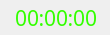
<?xml version="1.0" encoding="UTF-8"?>
<ui version="4.0">
 <class>Countdown</class>
 <widget class="QWidget" name="Countdown">
  <property name="geometry">
   <rect>
    <x>0</x>
    <y>0</y>
    <width>110</width>
    <height>35</height>
   </rect>
  </property>
  <property name="minimumSize">
   <size>
    <width>110</width>
    <height>35</height>
   </size>
  </property>
  <property name="maximumSize">
   <size>
    <width>110</width>
    <height>35</height>
   </size>
  </property>
  <property name="baseSize">
   <size>
    <width>110</width>
    <height>35</height>
   </size>
  </property>
  <property name="font">
   <font>
    <pointsize>10</pointsize>
   </font>
  </property>
  <property name="windowTitle">
   <string notr="true">Countdown</string>
  </property>
  <property name="windowIcon">
   <iconset resource="resources.qrc">
    <normaloff>:/resources/icon/logo.ico</normaloff>:/resources/icon/logo.ico</iconset>
  </property>
  <property name="autoFillBackground">
   <bool>false</bool>
  </property>
  <property name="styleSheet">
   <string notr="true">color:rgb(51,255,0);
background-image: url(:/resources/images/background.png);</string>
  </property>
  <widget class="QLabel" name="time_label_0">
   <property name="geometry">
    <rect>
     <x>5</x>
     <y>0</y>
     <width>10</width>
     <height>35</height>
    </rect>
   </property>
   <property name="sizePolicy">
    <sizepolicy hsizetype="Preferred" vsizetype="Preferred">
     <horstretch>0</horstretch>
     <verstretch>0</verstretch>
    </sizepolicy>
   </property>
   <property name="minimumSize">
    <size>
     <width>10</width>
     <height>35</height>
    </size>
   </property>
   <property name="maximumSize">
    <size>
     <width>10</width>
     <height>35</height>
    </size>
   </property>
   <property name="baseSize">
    <size>
     <width>30</width>
     <height>35</height>
    </size>
   </property>
   <property name="font">
    <font>
     <family>小米兰亭</family>
     <pointsize>16</pointsize>
    </font>
   </property>
   <property name="layoutDirection">
    <enum>Qt::LeftToRight</enum>
   </property>
   <property name="autoFillBackground">
    <bool>false</bool>
   </property>
   <property name="text">
    <string notr="true"/>
   </property>
   <property name="alignment">
    <set>Qt::AlignCenter</set>
   </property>
  </widget>
  <widget class="QLabel" name="time_label_1">
   <property name="geometry">
    <rect>
     <x>15</x>
     <y>0</y>
     <width>12</width>
     <height>35</height>
    </rect>
   </property>
   <property name="sizePolicy">
    <sizepolicy hsizetype="Preferred" vsizetype="Preferred">
     <horstretch>0</horstretch>
     <verstretch>0</verstretch>
    </sizepolicy>
   </property>
   <property name="minimumSize">
    <size>
     <width>12</width>
     <height>35</height>
    </size>
   </property>
   <property name="maximumSize">
    <size>
     <width>12</width>
     <height>35</height>
    </size>
   </property>
   <property name="baseSize">
    <size>
     <width>30</width>
     <height>35</height>
    </size>
   </property>
   <property name="font">
    <font>
     <family>小米兰亭</family>
     <pointsize>16</pointsize>
    </font>
   </property>
   <property name="layoutDirection">
    <enum>Qt::LeftToRight</enum>
   </property>
   <property name="autoFillBackground">
    <bool>false</bool>
   </property>
   <property name="text">
    <string notr="true">0</string>
   </property>
   <property name="alignment">
    <set>Qt::AlignCenter</set>
   </property>
  </widget>
  <widget class="QLabel" name="time_label_2">
   <property name="geometry">
    <rect>
     <x>27</x>
     <y>0</y>
     <width>12</width>
     <height>35</height>
    </rect>
   </property>
   <property name="sizePolicy">
    <sizepolicy hsizetype="Preferred" vsizetype="Preferred">
     <horstretch>0</horstretch>
     <verstretch>0</verstretch>
    </sizepolicy>
   </property>
   <property name="minimumSize">
    <size>
     <width>12</width>
     <height>35</height>
    </size>
   </property>
   <property name="maximumSize">
    <size>
     <width>12</width>
     <height>35</height>
    </size>
   </property>
   <property name="baseSize">
    <size>
     <width>30</width>
     <height>35</height>
    </size>
   </property>
   <property name="font">
    <font>
     <family>小米兰亭</family>
     <pointsize>16</pointsize>
    </font>
   </property>
   <property name="layoutDirection">
    <enum>Qt::LeftToRight</enum>
   </property>
   <property name="autoFillBackground">
    <bool>false</bool>
   </property>
   <property name="text">
    <string notr="true">0</string>
   </property>
   <property name="alignment">
    <set>Qt::AlignCenter</set>
   </property>
  </widget>
  <widget class="QLabel" name="time_label_4">
   <property name="geometry">
    <rect>
     <x>44</x>
     <y>0</y>
     <width>12</width>
     <height>35</height>
    </rect>
   </property>
   <property name="sizePolicy">
    <sizepolicy hsizetype="Preferred" vsizetype="Preferred">
     <horstretch>0</horstretch>
     <verstretch>0</verstretch>
    </sizepolicy>
   </property>
   <property name="minimumSize">
    <size>
     <width>12</width>
     <height>35</height>
    </size>
   </property>
   <property name="maximumSize">
    <size>
     <width>12</width>
     <height>35</height>
    </size>
   </property>
   <property name="baseSize">
    <size>
     <width>30</width>
     <height>35</height>
    </size>
   </property>
   <property name="font">
    <font>
     <family>小米兰亭</family>
     <pointsize>16</pointsize>
    </font>
   </property>
   <property name="layoutDirection">
    <enum>Qt::LeftToRight</enum>
   </property>
   <property name="autoFillBackground">
    <bool>false</bool>
   </property>
   <property name="text">
    <string notr="true">0</string>
   </property>
   <property name="alignment">
    <set>Qt::AlignCenter</set>
   </property>
  </widget>
  <widget class="QLabel" name="time_label_5">
   <property name="geometry">
    <rect>
     <x>56</x>
     <y>0</y>
     <width>12</width>
     <height>35</height>
    </rect>
   </property>
   <property name="sizePolicy">
    <sizepolicy hsizetype="Preferred" vsizetype="Preferred">
     <horstretch>0</horstretch>
     <verstretch>0</verstretch>
    </sizepolicy>
   </property>
   <property name="minimumSize">
    <size>
     <width>12</width>
     <height>35</height>
    </size>
   </property>
   <property name="maximumSize">
    <size>
     <width>12</width>
     <height>35</height>
    </size>
   </property>
   <property name="baseSize">
    <size>
     <width>30</width>
     <height>35</height>
    </size>
   </property>
   <property name="font">
    <font>
     <family>小米兰亭</family>
     <pointsize>16</pointsize>
    </font>
   </property>
   <property name="layoutDirection">
    <enum>Qt::LeftToRight</enum>
   </property>
   <property name="autoFillBackground">
    <bool>false</bool>
   </property>
   <property name="text">
    <string notr="true">0</string>
   </property>
   <property name="alignment">
    <set>Qt::AlignCenter</set>
   </property>
  </widget>
  <widget class="QLabel" name="time_label_7">
   <property name="geometry">
    <rect>
     <x>73</x>
     <y>0</y>
     <width>12</width>
     <height>35</height>
    </rect>
   </property>
   <property name="sizePolicy">
    <sizepolicy hsizetype="Preferred" vsizetype="Preferred">
     <horstretch>0</horstretch>
     <verstretch>0</verstretch>
    </sizepolicy>
   </property>
   <property name="minimumSize">
    <size>
     <width>12</width>
     <height>35</height>
    </size>
   </property>
   <property name="maximumSize">
    <size>
     <width>12</width>
     <height>35</height>
    </size>
   </property>
   <property name="baseSize">
    <size>
     <width>30</width>
     <height>35</height>
    </size>
   </property>
   <property name="font">
    <font>
     <family>小米兰亭</family>
     <pointsize>16</pointsize>
    </font>
   </property>
   <property name="layoutDirection">
    <enum>Qt::LeftToRight</enum>
   </property>
   <property name="autoFillBackground">
    <bool>false</bool>
   </property>
   <property name="text">
    <string notr="true">0</string>
   </property>
   <property name="alignment">
    <set>Qt::AlignCenter</set>
   </property>
  </widget>
  <widget class="QLabel" name="time_label_8">
   <property name="geometry">
    <rect>
     <x>85</x>
     <y>0</y>
     <width>12</width>
     <height>35</height>
    </rect>
   </property>
   <property name="sizePolicy">
    <sizepolicy hsizetype="Preferred" vsizetype="Preferred">
     <horstretch>0</horstretch>
     <verstretch>0</verstretch>
    </sizepolicy>
   </property>
   <property name="minimumSize">
    <size>
     <width>12</width>
     <height>35</height>
    </size>
   </property>
   <property name="maximumSize">
    <size>
     <width>12</width>
     <height>35</height>
    </size>
   </property>
   <property name="baseSize">
    <size>
     <width>30</width>
     <height>35</height>
    </size>
   </property>
   <property name="font">
    <font>
     <family>小米兰亭</family>
     <pointsize>16</pointsize>
    </font>
   </property>
   <property name="layoutDirection">
    <enum>Qt::LeftToRight</enum>
   </property>
   <property name="autoFillBackground">
    <bool>false</bool>
   </property>
   <property name="text">
    <string notr="true">0</string>
   </property>
   <property name="alignment">
    <set>Qt::AlignCenter</set>
   </property>
  </widget>
  <widget class="QLabel" name="time_label_3">
   <property name="geometry">
    <rect>
     <x>39</x>
     <y>0</y>
     <width>5</width>
     <height>35</height>
    </rect>
   </property>
   <property name="sizePolicy">
    <sizepolicy hsizetype="Preferred" vsizetype="Preferred">
     <horstretch>0</horstretch>
     <verstretch>0</verstretch>
    </sizepolicy>
   </property>
   <property name="minimumSize">
    <size>
     <width>5</width>
     <height>35</height>
    </size>
   </property>
   <property name="maximumSize">
    <size>
     <width>5</width>
     <height>35</height>
    </size>
   </property>
   <property name="baseSize">
    <size>
     <width>30</width>
     <height>35</height>
    </size>
   </property>
   <property name="font">
    <font>
     <family>小米兰亭</family>
     <pointsize>16</pointsize>
    </font>
   </property>
   <property name="layoutDirection">
    <enum>Qt::LeftToRight</enum>
   </property>
   <property name="autoFillBackground">
    <bool>false</bool>
   </property>
   <property name="text">
    <string notr="true">:</string>
   </property>
   <property name="alignment">
    <set>Qt::AlignCenter</set>
   </property>
  </widget>
  <widget class="QLabel" name="time_label_6">
   <property name="geometry">
    <rect>
     <x>68</x>
     <y>0</y>
     <width>5</width>
     <height>35</height>
    </rect>
   </property>
   <property name="sizePolicy">
    <sizepolicy hsizetype="Preferred" vsizetype="Preferred">
     <horstretch>0</horstretch>
     <verstretch>0</verstretch>
    </sizepolicy>
   </property>
   <property name="minimumSize">
    <size>
     <width>5</width>
     <height>35</height>
    </size>
   </property>
   <property name="maximumSize">
    <size>
     <width>5</width>
     <height>35</height>
    </size>
   </property>
   <property name="baseSize">
    <size>
     <width>30</width>
     <height>35</height>
    </size>
   </property>
   <property name="font">
    <font>
     <family>小米兰亭</family>
     <pointsize>16</pointsize>
    </font>
   </property>
   <property name="layoutDirection">
    <enum>Qt::LeftToRight</enum>
   </property>
   <property name="autoFillBackground">
    <bool>false</bool>
   </property>
   <property name="text">
    <string notr="true">:</string>
   </property>
   <property name="alignment">
    <set>Qt::AlignCenter</set>
   </property>
  </widget>
  <zorder>time_label_2</zorder>
  <zorder>time_label_0</zorder>
  <zorder>time_label_1</zorder>
  <zorder>time_label_7</zorder>
  <zorder>time_label_8</zorder>
  <zorder>time_label_6</zorder>
  <zorder>time_label_5</zorder>
  <zorder>time_label_4</zorder>
  <zorder>time_label_3</zorder>
 </widget>
 <resources>
  <include location="resources.qrc"/>
 </resources>
 <connections/>
</ui>
